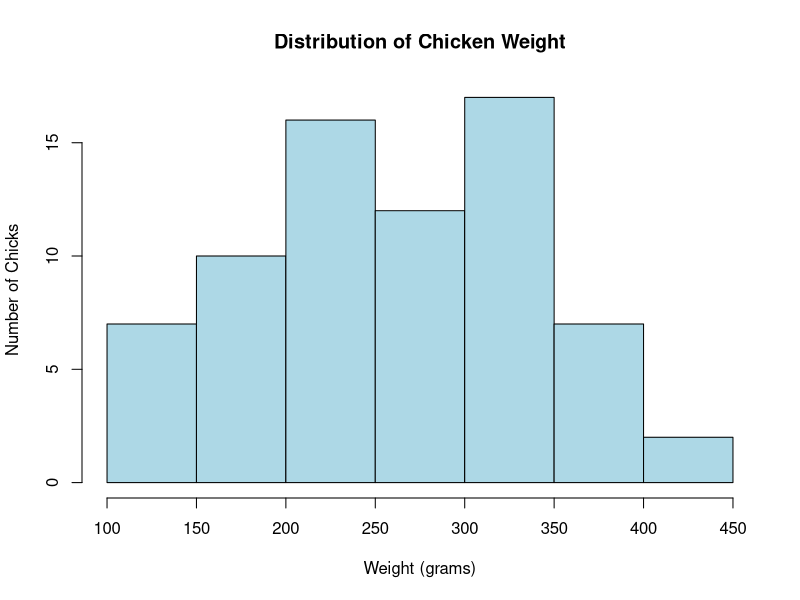
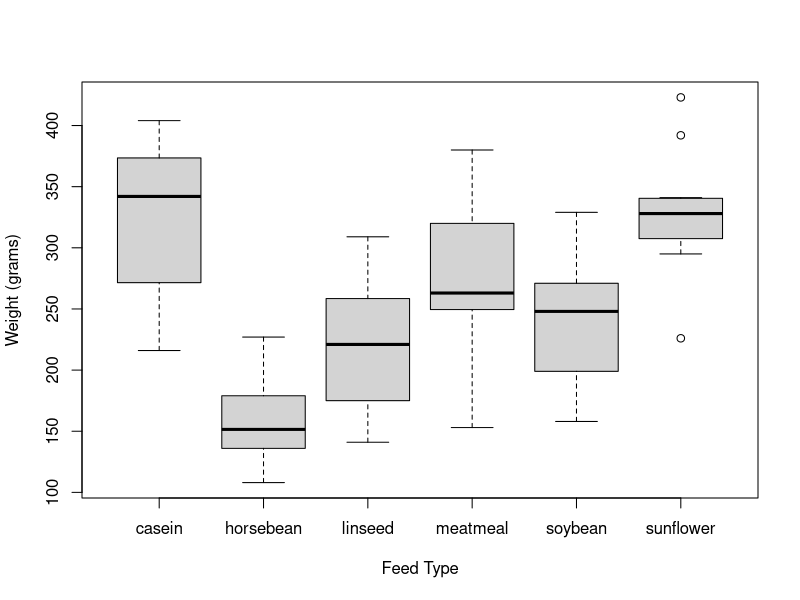
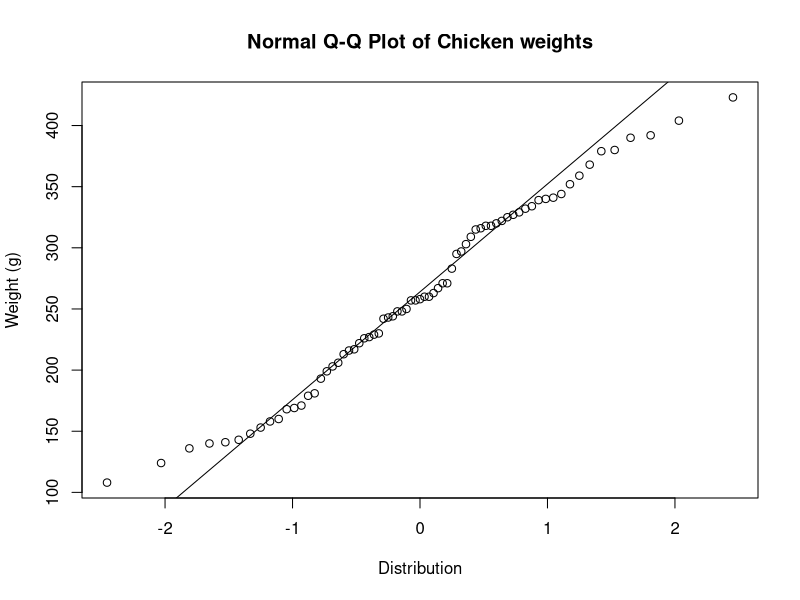

The R source for these figures, in order:
## ---- chunk 1
knitr::opts_chunk$set(echo = FALSE)
## ---- chunk 2
library(tidyverse)
library(car)
## ---- chunk 3
chickwts <- datasets::chickwts
## ---- chunk 4
# Summary statistics for all observations
summary(chickwts)
## ---- chunk 5
# Summary statistics by feed type
by(chickwts$weight, chickwts$feed, summary)
## ---- chunk 6
by(chickwts$weight, chickwts$feed, FUN = sd)
## ---- chunk 7
hist(chickwts$weight, 
   xlab = "Weight (grams)", ylab = "Number of Chicks", 
   main = "Distribution of Chicken Weight", col = "lightblue",)
## ---- chunk 8
boxplot(chickwts$weight~chickwts$feed, 
        xlab = "Feed Type", ylab = "Weight (grams)")
## ---- chunk 9
qqnorm(chickwts$weight, 
       xlab = "Distribution", ylab = "Weight (g)",
       main = "Normal Q-Q Plot of Chicken weights")
qqline(chickwts$weight)
## ---- chunk 10
# Run ANOVA to test for differences in average weights based on feed type
chickwts_anova <- aov(weight~feed, data = chickwts)
## ---- chunk 11
# Summary of analysis
summary(chickwts_anova)
## ---- chunk 12
## Pairwise t-test to identify which feed types differ from one another
pairwise.t.test(chickwts$weight, chickwts$feed, p.adjust.method = "bonferroni")
## ---- chunk 13
# Levene Test to confirm homogeneity of variance
leveneTest(chickwts_anova, center = mean)
